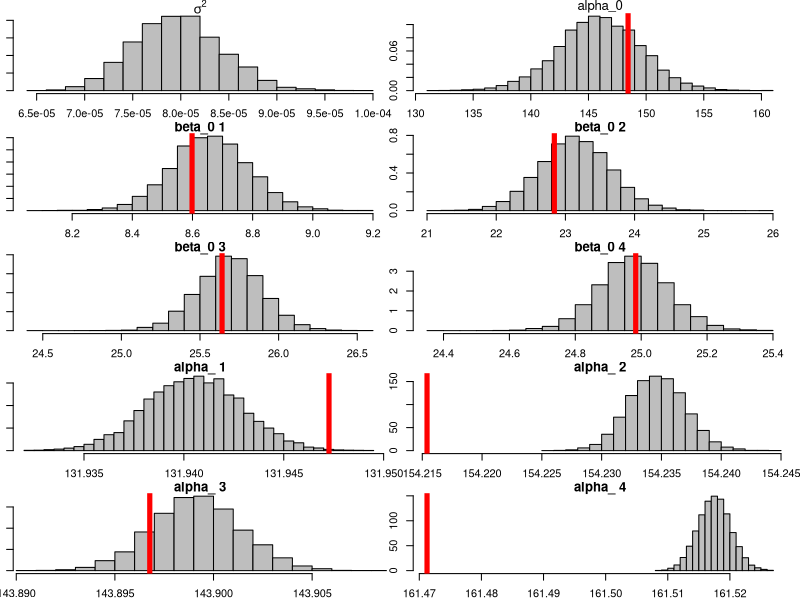
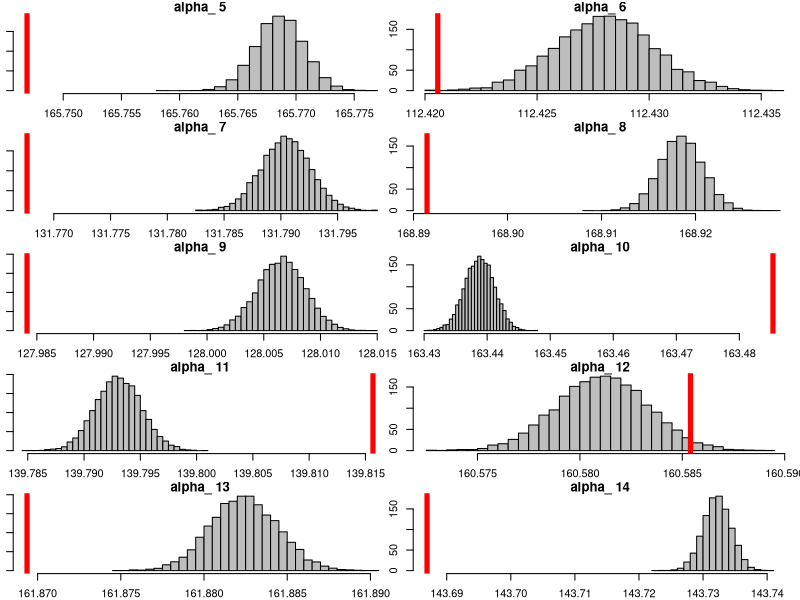
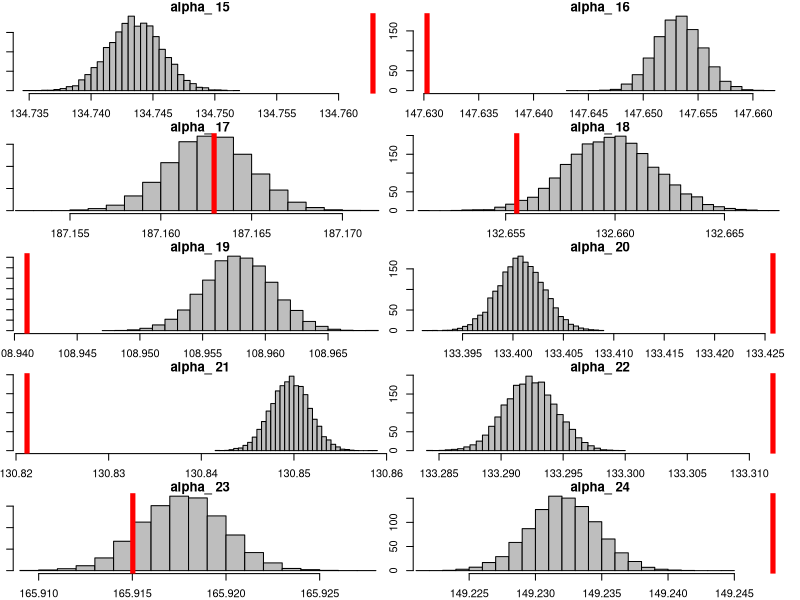
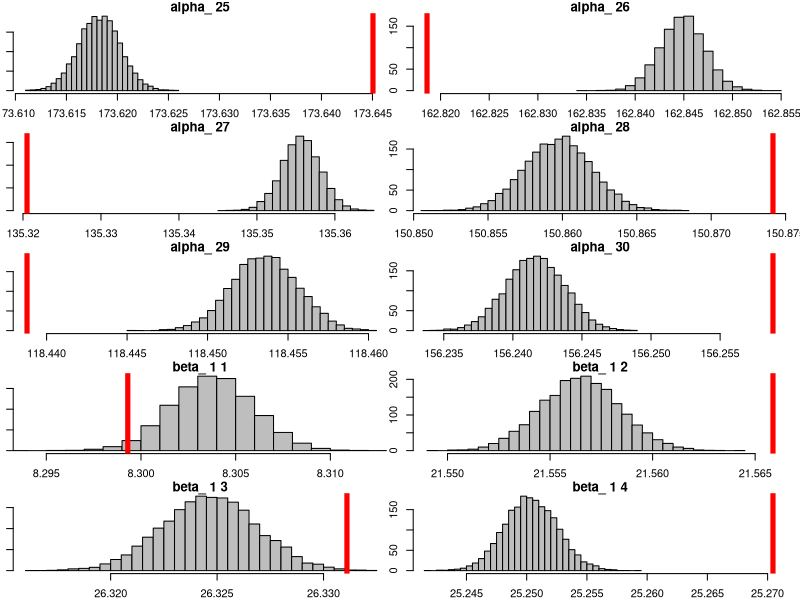
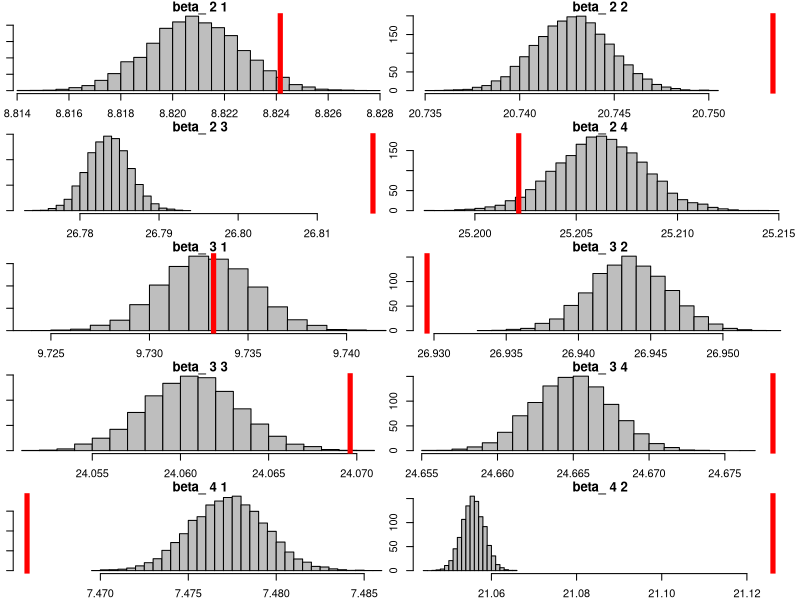
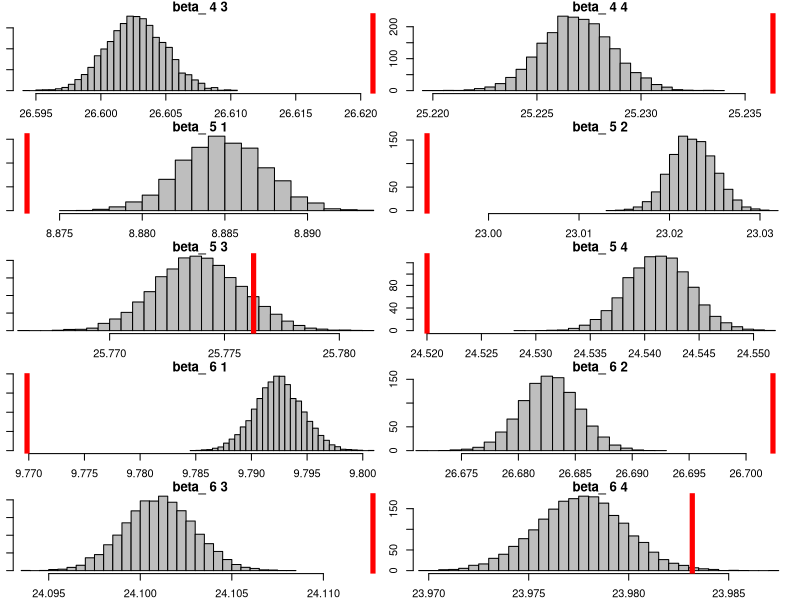
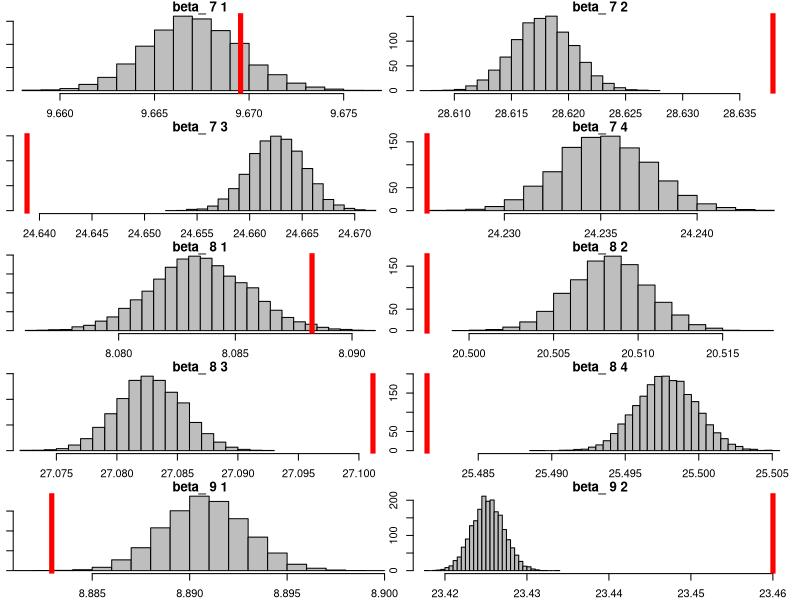
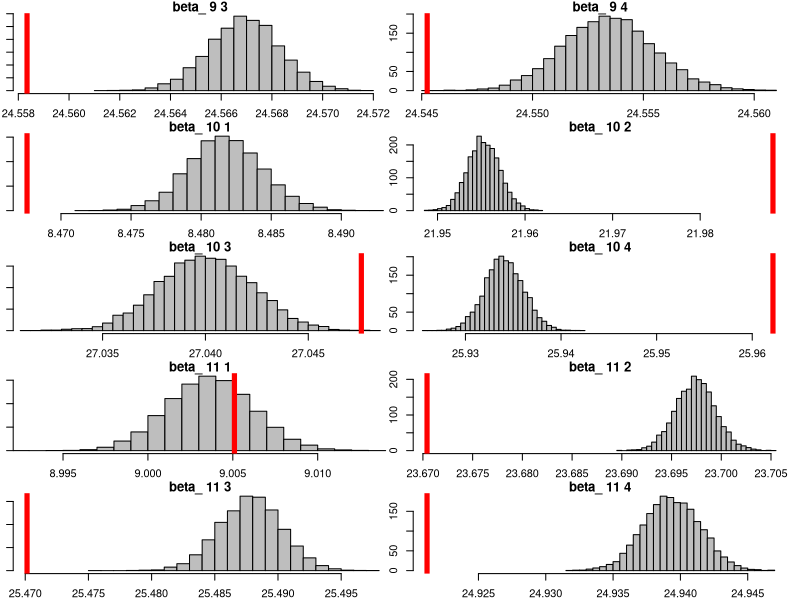

These figures' R source, in order:
################## Lukasz Gatarek, 09-01-2017
################## implementation of gelfant et al 1990 (JASA) with extension to multiple explanatory variables
################## posterior simulator for linear hierarchical model

rm(list = ls())
# necessary libraries
library('MASS')
library('MCMCpack')
#

## symulowanie danych zgodnie z procesem generujący dane
# parametry dla rozkładu prior dla parametru theta_0
# parametr eta musi miec wymiar odpowiedni do ilości zmiennych w modelu.
# jezeli zalozymy p zmiennych wyjasniających, eta ma p + 1 wierszy ze względu na stałą

p <- 4
eta <- matrix(NA, p + 1, 1)
eta[1, 1] <- 100 # dla parametru stałej
# dla zmiennych X
for (i in 1:p){
  eta[i + 1, 1] <- 15 }
#eta[3,1] <- 40

C <- matrix(0, 1 + p, 1 + p)
C[1,1] <- 40^2
for (i in 1:p){
  C[i + 1, i + 1] <- 10^2 }

# parametry dla rozkładu prior dla parametru Sigma
rho <-  (p+1)
R <- matrix(0, p + 1, p + 1)
R[1,1] <-10^2
for (i in 1:p){
  R[i + 1, i + 1] <- .5^2 }

# parametry dla rozkładu prior dla parametru sigma2
a <-3
b <- 1/40

# liczba obiektów
n <- 30
# ilość pomiarów dla każdego z obiektów
m <- 20
# wymiar zmiennej objaśniającej, wliczając parametr stałej
d <- p + 1

# losowanie parametrów procesu generującego dane z odpowiednich rozkładów a priori
trueSIGMA <- riwish(v = rho, S = rho * R)
trueTheta0 <- mvrnorm(n = 1, mu = eta, Sigma = C)
trueSigma2 <- rinvgamma(1, a, b)

# losowanie parametrów theta_i
trueTheta <- array(NA, dim = c(n, d, 1))

for (i in 1:n){
  trueTheta[i,,] <- mvrnorm(n = 1, mu = trueTheta0, Sigma = trueSIGMA) }

# obserwacje X_{i,m}

trueX <- array(NA, dim=c(n, m, p))
for (k in 1:p){
  for (i in 1:n){
    for (j in 1:m){  
      trueX[i, j, k] <- rnorm(1,0,1) } } }

#trueX <- matrix(NA, n, m)
# gelfand data
#for (i in 1:n){
#  trueX[i, 1] <- 8
#  trueX[i, 2] <- 15
#  trueX[i, 3] <- 22
#  trueX[i, 4] <- 29
#  trueX[i, 5] <- 36 }


# nazwy obiektów 
objectNames<-'obiekt 1'
for (i in 2:n){
  objectNames <- c(objectNames, paste('obiekt', toString(i)))
}
rownames(trueX)<-objectNames
  
# obserwacje Y zgodnie z procesem generującym dane 
Y <- matrix(NA, n, m)
rownames(Y)<-objectNames

trueAlpha <- matrix(NA, n, 1)
trueBeta <- matrix(NA, n, p)

for (i in 1:n){
  trueAlpha[i,1] <- trueTheta[i, 1, 1]
  trueBeta[i,1:p] <- trueTheta[i, 2:(p+1), 1]
  for (j in 1:m){
    Y[i,j] <- rnorm(1, trueAlpha[i,1] + sum(trueBeta[i,1:p] * trueX[i,j,]), sqrt(trueSigma2))
  }
}

#################
# zakładamy ilość symulacji w łańcuchu MCMC
nSim <- 10000
# alokujemy pamięć pod wyniki losowania ...
SIGMA <- array(data = NA, dim = c(nSim, d, d))
theta0 <- array(data = NA, dim = c(nSim, d, 1))
theta <- array(data = NA, dim = c(nSim, d, n))
sigma2 <- matrix(data = NA, nSim, 1)
# ... oraz pod dodatkowe zmienne konieczne do losowania
thetaBar <- array(data = NA, dim = c(nSim, d, 1))
squares <- rep(NA, n)
thetaSquares <- vector(mode="list", length = n)
#################


# simulate the first Sigma given rho and R from the inverted Wishart distribution
# wishartSigma <- matrix(rho * R, d, d)
# c <- matrix(rWishart(1, rho, ginv(wishartSigma)), d, d) 
# sigmas[1,,] <- ginv(c) # the inverse function does not work extremely well here 

# wartości początkowe
SIGMA[1,,] <- riwish(v = rho, S = rho * R)
theta0[1,,] <- mvrnorm(n = 1, mu = eta, Sigma = C)
sigma2[1] <- rinvgamma(1, a, b)

for (t in 2:nSim){
#  print(t)
  for (i in 1:n){
    # warunkowy rozkład a posteriori dla theta_i
    X_i <- cbind(rep(1, m), trueX[i,,])
    # page 175
    D_theta_i <- ginv( t(X_i) %*% X_i / sigma2[t-1] + ginv(SIGMA[t-1,,]) )
    d_theta_i <- t(X_i) %*% matrix(Y[i,]) / sigma2[t-1] + ginv(SIGMA[t-1,,]) %*% matrix(theta0[t-1,,])
    
    theta[t,,i] <- mvrnorm(n = 1, mu = D_theta_i %*% d_theta_i, Sigma = D_theta_i)
  }
  # warunkowy rozkład a posteriori dla  theta_0
  D_theta_0 <- ginv(n * ginv(SIGMA[t-1,,]) + ginv(C))
  # średnia dla theta_i's
  thetaBar[t,,] = apply(theta[t,,], 1, mean)
  d_theta_0 <- (n * ginv(SIGMA[t-1,,]) %*% thetaBar[t,,] + ginv(C) %*% eta)
  theta0[t,,1] <- mvrnorm(n = 1, mu = D_theta_0 %*% d_theta_0, Sigma = D_theta_0)
  
  # warunkowy rozkład a posteriori dla sigma2
  for (i in 1:n){
    X_i <- cbind(rep(1, m), trueX[i,,])  
    squares[i] <- t(matrix(Y[i,]) - X_i %*% matrix(theta[t,,i])) %*% (matrix(Y[i,]) - X_i %*% matrix(theta[t,,i]) )
    }
  sigma2[t] <- rinvgamma(1, (m * n)/2 + a, ginv( 1/2 * sum(squares) + b^(-1)  ) )

  # warunkowy rozkład a posteriori dla  Sigma
  for (i in 1:n){
    thetaSquares[[i]] <- matrix(theta[t,,i] - theta0[t,,1]) %*% t(matrix(theta[t,,i] - theta0[t,,1]))
  }
  SIGMA[t,,] <- riwish(v = n + rho, S = Reduce("+", thetaSquares )  + rho * R )
}

par(mfrow = c(5, 2), mar = c(2, 1, 1, 1))
#par(mfrow = c(10, 3), mar = c(2, 1, 1, 1))
hist(sigma2[(nSim/10):nSim], col = "grey", breaks = 25, xlab = "", 
     main = expression(sigma^2), fre = F)
abline(v = trueSigma2, lwd = 5, col = 'red')
#summary(sigma2)



hist(theta0[(nSim/10):nSim,1,1], col = "grey", breaks = 25, xlab = "", 
     main = expression(alpha_0), fre = F)
abline(v = trueTheta0[1], lwd = 5, col = 'red') 

for (k in 2:(p+1)) {
  hist(theta0[(nSim/10):nSim,k,1], col = "grey", breaks = 25, xlab = "", 
       main = paste(expression(beta_0), toString(k-1)), fre = F)
abline(v = trueTheta0[k], lwd = 5, col = 'red') }

for (i in 1:n){
  hist(theta[(nSim/10):nSim,1,i], col = "grey", breaks = 25, xlab = "", 
       main = paste(expression(alpha_), toString(i)), fre = F, xlim=c( min(min(theta[(nSim/10):nSim,1,i]), trueTheta[i,1,1]), max(max(theta[(nSim/10):nSim,1,i]), trueTheta[i,1,1])   )  )
  abline(v = trueTheta[i,1,1], lwd = 5, col = 'red')
}

for (i in 1:n){
  for (k in 2:(p+1)) { # przesunięcie ze względu na stałą
    hist(theta[(nSim/10):nSim,k,i], col = "grey", breaks = 25, xlab = "", 
         main = paste(expression(beta_), toString(i), toString(k-1)), fre = F, xlim=c( min(min(theta[(nSim/10):nSim,k,i]), trueTheta[i,k,1]), max(max(theta[(nSim/10):nSim,k,i]), trueTheta[i,k,1])   ))
    abline(v = trueTheta[i,k,1], lwd = 5, col = 'red')
  }
}

# SIGMA
hist(SIGMA[(nSim/10):nSim,1,1], col = "grey", breaks = 25, xlab = "", 
     main = expression(SIGMA_1_1), fre = F)
abline(v = trueSIGMA[1,1], lwd = 5, col = 'red')

hist(SIGMA[(nSim/10):nSim,1,2], col = "grey", breaks = 25, xlab = "", 
     main = expression(SIGMA_1_2), fre = F)
abline(v = trueSIGMA[1,2], lwd = 5, col = 'red')

hist(SIGMA[(nSim/10):nSim,2,2], col = "grey", breaks = 25, xlab = "", 
     main = expression(SIGMA_2_2), fre = F)
abline(v = trueSIGMA[2,2], lwd = 5, col = 'red')

# # # comparison with OLS estimation
#  estimatedAlpha <- matrix(NA, n, 1)
#  estimatedBeta <- matrix(NA, n, p)
#  for (i in 1:n){
#    estimatedAlpha[i,1] <- mean(theta[2:nSim,1,i]) }
# 
# for (k in 2:(p+1)){   
#   for (i in 1:n){   
#     estimatedBeta[i,k-1]  <- mean(theta[2:nSim,k,i]) } }
#  
#  estimatOLS<-matrix(NA, n, p + 1)
#  for (i in 1:n){
#      X_i <- cbind(rep(1, m), trueX[i,,])
# 
#      estimatOLS[i,]<- ginv(t(X_i) %*% X_i) %*% t(X_i) %*% (matrix(Y[i,]))
# 
#  }

 
 # plot(estimatedAlpha, type="l")
 # lines(trueTheta[, 1, 1], col="red")
 # lines(estimatOLS[, 1], col="green")
 # 
 # 
 # parameter <- 3
 # plot(estimatedBeta[, parameter], type="l")
 # lines(trueTheta[, parameter + 1, 1], col="red")
 # lines(estimatOLS[, parameter + 1], col="green")
